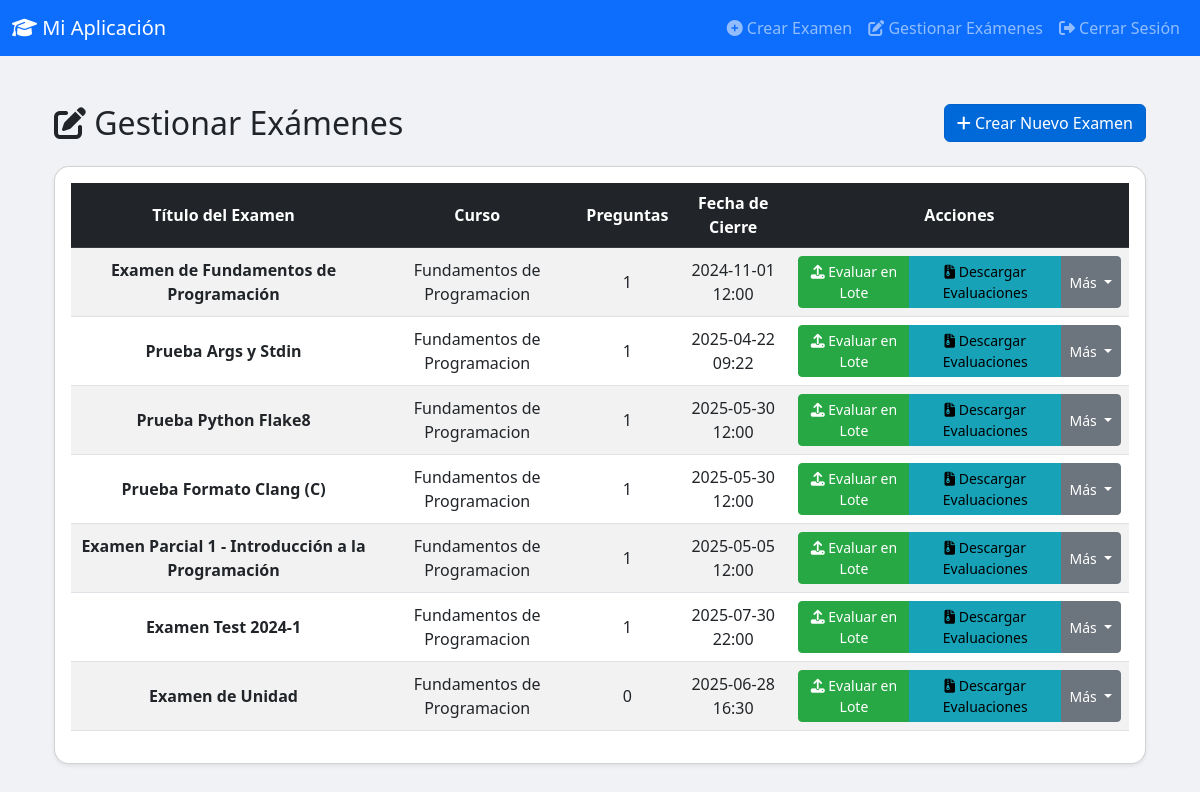
/docente/gestionar_examenes (signed in), run on the app's committed database.
### models.py (models this page shows)
class Examen(db.Model):
    __tablename__ = 'examen'
    id = db.Column(db.Integer, primary_key=True)
    titulo = db.Column(db.String(200), nullable=False)
    descripcion = db.Column(db.Text, nullable=False)
    fecha_publicacion = db.Column(db.DateTime, nullable=False, default=datetime.utcnow)
    fecha_cierre = db.Column(db.DateTime, nullable=False)
    horario_id = db.Column(db.Integer, db.ForeignKey('horario.id'), nullable=False)
    preguntas = db.relationship('Pregunta', backref='examen', lazy=True, cascade="all, delete-orphan")
    configuracion_examen = db.relationship('ConfiguracionExamen', back_populates='examen', uselist=False)
    __table_args__ = (
        db.Index('ix_examen_titulo', 'titulo'),  # Índice para mejorar las consultas por título de examen
    )

class Curso(db.Model):
    __tablename__ = 'curso'
    id = db.Column(db.Integer, primary_key=True)
    nombre = db.Column(db.String(100), nullable=False)
    codigo = db.Column(db.String(20), nullable=False)
    ofertas_de_curso = db.relationship('OfertaDeCurso', backref='curso', lazy=True)
    __table_args__ = (
        db.Index('ix_curso_codigo', 'codigo'),  # Índice para mejorar las consultas por código de curso
    )

### routes.py (the view)
@app.route('/docente/gestionar_examenes')
@login_required
def gestionar_examenes():
    if current_user.rol != 'docente':
        flash('Acceso no autorizado.', 'danger')
        return redirect(url_for('dashboard'))
    horarios = current_user.horarios
    examenes = Examen.query.filter(Examen.horario_id.in_([h.id for h in horarios])).all()
    form = DeleteForm()  # Instanciar el formulario de eliminación
    return render_template('gestionar_examenes.html', examenes=examenes, form=form)

### models.py (called while the page is built)
@login_manager.user_loader
def load_user(user_id):
    return Usuario.query.get(int(user_id))

### templates/gestionar_examenes.html (shortened to what this page needs)
{% extends "base.html" %}
{% block content %}
<div class="container py-4">
    <div class="d-flex justify-content-between align-items-center mb-4">
        <h2 class="mb-0"><i class="fas fa-edit"></i> Gestionar Exámenes</h2>
        <a href="{{ url_for('crear_examen') }}" class="btn btn-primary"><i class="fas fa-plus"></i> Crear Nuevo Examen</a>
    </div>
    <div class="card shadow-sm">
        <div class="card-body">
            <div class="table-responsive">
                <table class="table table-striped table-hover align-middle">
                    <thead class="table-dark">
                        <tr>
                            <th>Título del Examen</th>
                            <th>Curso</th>
                            <th>Preguntas</th>
                            <th>Fecha de Cierre</th>
                            <th class="text-center">Acciones</th>
                        </tr>
                    </thead>
                    <tbody>
                        {% for examen in examenes %}
                        <tr>
                            <td>
                                <span class="fw-bold">{{ examen.titulo }}</span>
                            </td>
                            <td>{{ examen.horario.oferta_de_curso.curso.nombre }}</td>
                            <td>{{ examen.preguntas|length }}</td>
                            <td>{{ examen.fecha_cierre.strftime('%Y-%m-%d %H:%M') }}</td>
                            <td class="text-center">
                                <div class="btn-group" role="group" aria-label="Acciones del Examen">
                                    <button type="button" class="btn btn-success btn-sm" data-bs-toggle="modal" data-bs-target="#modalEvaluacionLote" data-examen-id="{{ examen.id }}" data-examen-titulo="{{ examen.titulo }}" title="Evaluar entregas en bloque">
                                        <i class="fas fa-upload"></i> Evaluar en Lote
                                    </button>
                                    <a href="{{ url_for('descargar_evaluaciones', examen_id=examen.id) }}" class="btn btn-info btn-sm" title="Descargar todas las evaluaciones en un ZIP">
                                        <i class="fas fa-file-archive"></i> Descargar Evaluaciones
                                    </a>
                                    <div class="btn-group" role="group">
                                        <button type="button" class="btn btn-sm btn-secondary dropdown-toggle" data-bs-toggle="dropdown" aria-expanded="false">
                                            Más
                                        </button>
                                    </div>
                                </div>
                            </td>
                        </tr>
                        {% else %}
                        <tr>
                            <td colspan="5" class="text-center">No has creado ningún examen todavía.</td>
                        </tr>
                        {% endfor %}
                    </tbody>
                </table>
            </div>
        </div>
    </div>
</div>
{% endblock %}

### static/css/styles.css (style rules this page uses)
body { background-color: #f0f2f5; }
.card { border-radius: 15px; transition: transform 0.2s; }
.btn-primary { background-color: #0069d9; border-color: #0062cc; }
.btn-success { background-color: #28a745; border-color: #28a745; }
.btn-info { background-color: #17a2b8; border-color: #17a2b8; }
.table thead th { vertical-align: middle; text-align: center; }
.table tbody td { vertical-align: middle; text-align: center; }

### data on the page
Examen: titulo "Examen de Fundamentos de Programación", horario.oferta_de_curso.curso.nombre "Fundamentos de Programacion", preguntas|length "1", fecha_cierre "2024-11-01 12:00"
Examen: titulo "Prueba Args y Stdin", horario.oferta_de_curso.curso.nombre "Fundamentos de Programacion", preguntas|length "1", fecha_cierre "2025-04-22 09:22"
Examen: titulo "Prueba Python Flake8", horario.oferta_de_curso.curso.nombre "Fundamentos de Programacion", preguntas|length "1", fecha_cierre "2025-05-30 12:00"
Examen: titulo "Prueba Formato Clang (C)", horario.oferta_de_curso.curso.nombre "Fundamentos de Programacion", preguntas|length "1", fecha_cierre "2025-05-30 12:00"
Examen: titulo "Examen Parcial 1 - Introducción a la Programación", horario.oferta_de_curso.curso.nombre "Fundamentos de Programacion", preguntas|length "1", fecha_cierre "2025-05-05 12:00"
Examen: titulo "Examen Test 2024-1", horario.oferta_de_curso.curso.nombre "Fundamentos de Programacion", preguntas|length "1", fecha_cierre "2025-07-30 22:00"
Examen: titulo "Examen de Unidad", horario.oferta_de_curso.curso.nombre "Fundamentos de Programacion", preguntas|length "0", fecha_cierre "2025-06-28 16:30"
